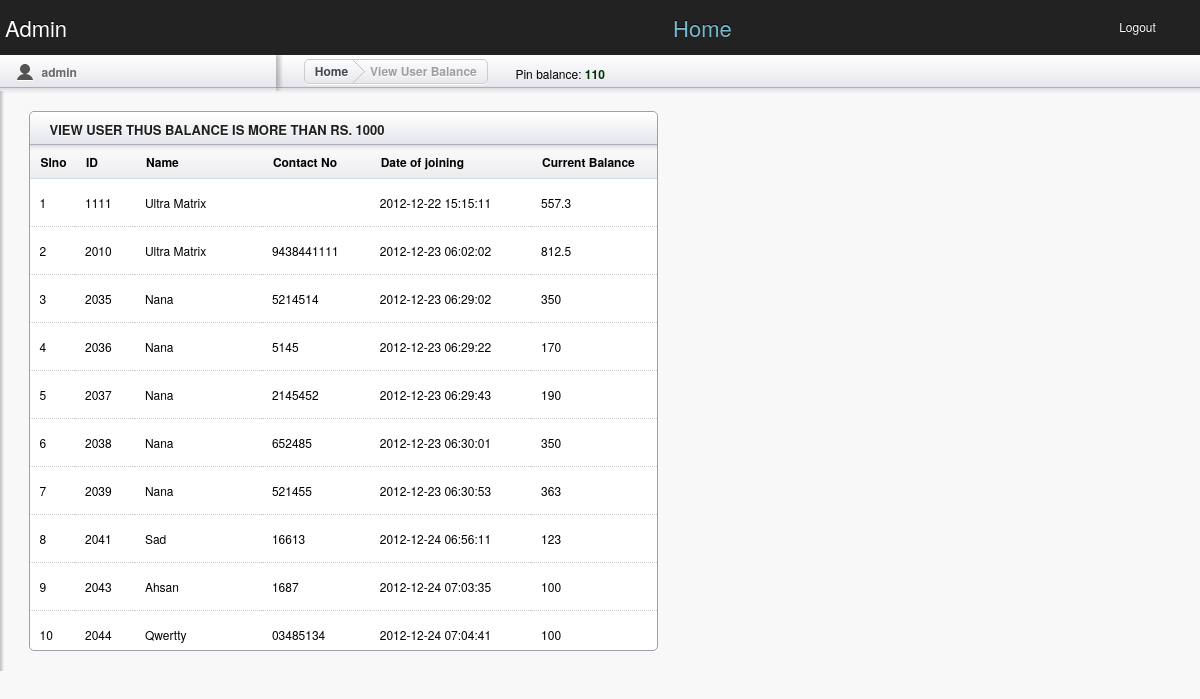
The app's page /mlm2/admin/view_user_100.php (signed in) with its own data.
### tables this page shows
CREATE TABLE IF NOT EXISTS `user_info` (
  `s_id` varchar(15) NOT NULL,
  `form_type` varchar(6) NOT NULL,
  `m_name` varchar(35) NOT NULL,
  `gender` varchar(10) NOT NULL,
  `nationality` varchar(10) NOT NULL,
  `address` varchar(65) NOT NULL,
  `district` varchar(20) NOT NULL,
  `state` varchar(20) NOT NULL,
  `pincode` varchar(10) NOT NULL,
  `mobile_no` varchar(10) NOT NULL,
  `email` varchar(30) NOT NULL,
  `n_name` varchar(35) NOT NULL,
  `n_relation` varchar(30) NOT NULL,
  `bank_name` varchar(35) NOT NULL,
  `acc_no` varchar(14) NOT NULL,
  `bank_branch` varchar(20) NOT NULL,
  `pan_no` varchar(10) NOT NULL,
  `ifsc_code` varchar(10) NOT NULL,
  `login_id` varchar(15) NOT NULL,
  `login_pass` varchar(15) NOT NULL,
  `pass_change_status` int(11) NOT NULL,
  `app_no` varchar(15) NOT NULL,
  `total_balance` varchar(200) NOT NULL,
  `paid_balance` varchar(200) NOT NULL,
  `pin_balance` int(40) NOT NULL,
  `created_by` varchar(40) NOT NULL,
  `entry_date` timestamp NOT NULL DEFAULT CURRENT_TIMESTAMP,
  `status` int(11) NOT NULL,
  PRIMARY KEY (`login_id`)
);

### mlm2/admin/function.php (called while the page is built, shortened)
<?php
function check_session($id,$pass)
{
$que12345qwerty=mysql_query("SELECT * FROM `login_details` WHERE `id`='$id' AND `password`='$pass'");
$cnt12345qwerty=mysql_num_rows($que12345qwerty);
return $cnt12345qwerty;
}
?>

### mlm2/admin/view_user_100.php (the view, shortened to what this page needs)
<?php
include_once("function.php");
$res=check_session($_SESSION['mlm5_admin_id'],$_SESSION['mlm5_admin_pass']);
if($res!=1)
{
header("location:index.php");
}
else
	{
if($_SESSION['mlm5_admin_type']!="Admin" && $_SESSION['mlm5_admin_type']!="Special_Employee")
header("location:notallowed.php");
	else
	{
$que_pin=mysql_query("SELECT * FROM `login_details` where `id`='$_SESSION[mlm5_admin_id]'");
$res_pin=mysql_fetch_array($que_pin);
?>
<!doctype html>
<html lang="en">
<head>
	<link rel="stylesheet" href="css/layout.css" type="text/css" media="screen" />
</head>
<body>
	<header id="header">
		<hgroup>
			<h1 class="site_title"><?php echo $_SESSION['mlm5_admin_type']; ?></h1>
			<h2 class="section_title"><a href="home.php" >Home</a></h2><div class="btn_view_site"><a href="logout.php">Logout</a></div>
		</hgroup>
	</header>
	<section id="secondary_bar">
		<div class="user">
			<p><?php echo $_SESSION['mlm5_admin_id']; ?></p>
		</div>
		<div class="breadcrumbs_container">
			<article class="breadcrumbs"><a href="home.php">Home</a> <div class="breadcrumb_divider"></div> <a class="current">View User Balance</a></article>
			<div style="margin-top:10px;"> Pin balance: <span style="color:#003300;"><strong><?php echo $res_pin['app_capacity']; ?></strong></span></div>
		</div>
	</section>
<section id="main" class="column" style="width:950px; height:auto;" >
<article class="module width_3_quarter">
		<header><h3 class="tabs_involved">View User thus Balance is More than Rs. 1000</h3>
		</header>
		<div class="tab_container" style="width:auto; height:500px; overflow:auto;">
			<div id="tab1" class="tab_content">
			<table class="tablesorter" cellspacing="0">
			<thead>
				<tr>
   					<th>Slno</th>
    				<th>ID</th>
    				<th>Name</th>
    				<th>Contact No</th>
    				<th>Date of joining</th>
					<th>Current Balance</th>
				</tr>
			</thead>
			<tbody>
				<?php
														$query=mysql_query("SELECT * FROM  `user_info` where (`total_balance`-`paid_balance`) >= '100'")or die(mysql_error());
														$lono=0;
														while($result=mysql_fetch_array($query))
															{
															$lono++;
														?>
														<tr>
															<td><?php echo $lono;?></a>&nbsp;</td>
															<td><?php echo $result['login_id'];?></a>&nbsp;</td>
															<td><?php echo $result['m_name'];?></a>&nbsp;</td>
															<td><?php echo $result['mobile_no'];?></a>&nbsp;</td>
															<td><?php echo $result['entry_date'];?></a>&nbsp;</td>
															<td><?php echo $result['total_balance']-$result['paid_balance'];?></a>&nbsp;</td>
														</tr>
														<?php
														}
														?>
			</tbody>
			</table>
			</div>
		</div>
  </article>
<div class="spacer"></div>
</section>
<?php }}?>
</body>
</html>

### mlm2/admin/css/layout.css (style rules this page uses)
html, div, map, dt, isindex, form, header, aside, section, section, article, footer { display: block; }
html, body { height: 100%; margin: 0; padding: 0; font-family: "Helvetica Neue", Helvetica, Arial, Verdana, sans-serif; background: #F8F8F8; font-size: 12px; }
.spacer { height: 20px; }
a:link, a:visited { color: #77BACE; text-decoration: none; }
header#header { height: 55px; width: 100%; background: #222222 url(../images/header_bg.png) repeat-x; }
header#header h1.site_title, header#header h2.section_title { float: left; margin: 0; font-size: 22px; display: block; width: 23%; height: 55px; font-weight: normal; text-align: left; text-indent: 1.8%; line-height: 55px; color: #fff; text-shadow: 0 -1px 0 #000; }
header#header h2.section_title { text-align: center; text-indent: 4.5%; width: 68%; background: url(../images/header_shadow.png) no-repeat left top; }
.btn_view_site { float: left; width: 9%; }
.btn_view_site a { display: block; margin-top: 12px; width: 91px; height: 27px; background: url(../images/btn_view_site.png) no-repeat; text-align: center; line-height: 29px; color: #fff; text-decoration: none; text-shadow: 0 -1px 0 #000; }
section#secondary_bar { height: 38px; width: 100%; background: #F1F1F4 url(../images/secondary_bar.png) repeat-x; }
section#secondary_bar .user { float: left; width: 23%; height: 38px; }
.user p { margin: 0; padding: 0; color: #666666; font-weight: bold; display: block; float: left; width: 85%; height: 35px; line-height: 35px; text-indent: 25px; text-shadow: 0 1px 0 #fff; background: url(../images/icn_user.png) no-repeat center left; margin-left: 6%; }
section#secondary_bar .breadcrumbs_container { float: left; width: 77%; background: url(../images/secondary_bar_shadow.png) no-repeat left top; height: 38px; }
article.breadcrumbs { float: left; padding: 0 10px; border: 1px solid #ccc; -webkit-border-radius: 5px; -moz-border-radius: 5px; border-radius: 5px; -webkit-box-shadow: 0 1px 0 #fff; -moz-box-shadow: 0 1px 0 #fff; box-shadow: 0 1px 0 #fff; height: 23px; margin: 4px 3%; }
.breadcrumbs a { display: inline-block; float: left; height: 24px; line-height: 23px; }
.breadcrumbs a.current, .breadcrumbs a.current:hover { color: #9E9E9E; font-weight: bold; text-shadow: 0 1px 0 #fff; text-decoration: none; }
.breadcrumbs a:link, .breadcrumbs a:visited { color: #44474F; text-decoration: none; text-shadow: 0 1px 0 #fff; font-weight: bold; }
.breadcrumb_divider { display: inline-block; width: 12px; height: 24px; background: url(../images/breadcrumb_divider.png) no-repeat; float: left; margin: 0 5px; }
section#main { width: 77%; min-height: 500px; background: url(../images/sidebar_shadow.png) repeat-y left top; float: left; margin-top: -2px; }
#main h3 { color: #1F1F20; text-transform: uppercase; text-shadow: 0 1px 0 #fff; font-size: 13px; margin: 8px 20px; }
.module { border: 1px solid #9BA0AF; width: 100%; margin: 20px 3% 0 3%; margin-top: 20px; -webkit-border-radius: 5px; -moz-border-radius: 5px; border-radius: 5px; background: #ffffff; }
#main .module header h3 { display: block; width: 90%; float: left; }
.module header { height: 38px; width: 100%; background: #F1F1F4 url(../images/secondary_bar.png) repeat-x; -webkit-border-top-left-radius: 5px; -webkit-border-top-right-radius: 5px; -moz-border-radius-topleft: 5px; -moz-border-radius-topright: 5px; border-top-left-radius: 5px; border-top-right-radius: 5px; }
.width_3_quarter { width: 66%; margin-right: 0; float: left; }
.tablesorter { width: 100%; margin: -5px 0 0 0; }
.tablesorter td { margin: 0; padding: 0; border-bottom: 1px dotted #ccc; }
.tablesorter thead tr { height: 34px; background: url(../images/table_sorter_header.png) repeat-x; text-align: left; text-indent: 10px; cursor: pointer; }
.tablesorter td { padding: 15px 10px; }
#main .module header h3.tabs_involved { display: block; width: 60%; float: left; }

### records on screen
user_info: login_id "1111", m_name "Ultra Matrix", entry_date "2012-12-22 15:15:11", $result['total_balance']-$result['paid_balance'] "557.3"
user_info: login_id "2010", m_name "Ultra Matrix", mobile_no "9438441111", entry_date "2012-12-23 06:02:02", $result['total_balance']-$result['paid_balance'] "812.5"
user_info: login_id "2035", m_name "Nana", mobile_no "5214514", entry_date "2012-12-23 06:29:02", $result['total_balance']-$result['paid_balance'] "350"
user_info: login_id "2036", m_name "Nana", mobile_no "5145", entry_date "2012-12-23 06:29:22", $result['total_balance']-$result['paid_balance'] "170"
user_info: login_id "2037", m_name "Nana", mobile_no "2145452", entry_date "2012-12-23 06:29:43", $result['total_balance']-$result['paid_balance'] "190"
user_info: login_id "2038", m_name "Nana", mobile_no "652485", entry_date "2012-12-23 06:30:01", $result['total_balance']-$result['paid_balance'] "350"
user_info: login_id "2039", m_name "Nana", mobile_no "521455", entry_date "2012-12-23 06:30:53", $result['total_balance']-$result['paid_balance'] "363"
user_info: login_id "2041", m_name "Sad", mobile_no "16613", entry_date "2012-12-24 06:56:11", $result['total_balance']-$result['paid_balance'] "123"
user_info: login_id "2043", m_name "Ahsan", mobile_no "1687", entry_date "2012-12-24 07:03:35", $result['total_balance']-$result['paid_balance'] "100"
user_info: login_id "2044", m_name "Qwertty", mobile_no "03485134", entry_date "2012-12-24 07:04:41", $result['total_balance']-$result['paid_balance'] "100"

### other values on screen
$_SESSION['mlm5_admin_type'] "Admin"
$_SESSION['mlm5_admin_id'] "admin"
$res_pin['app_capacity'] "110"
